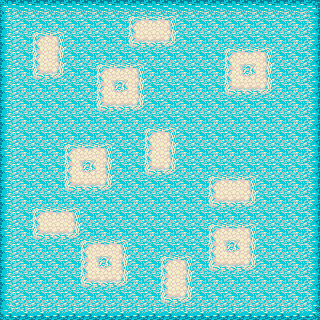

Tiled map render using the project's own tile images. Description and the whole map definition, tile-layer contents included, below:
An orthogonal 20x20 tile map with 16x16 px tiles, 2 tile layers (Floor, Obstacles) and 8 objects (4x blueSlime).

<map version="1.10" tiledversion="1.11.0" orientation="orthogonal" renderorder="right-down" width="20" height="20" tilewidth="16" tileheight="16" infinite="0" nextlayerid="7" nextobjectid="94">
 <editorsettings>
  <export target="floor2_1.lua" format="lua" />
 </editorsettings>
 <tileset firstgid="1" name="AdventureBegins_Demo" tilewidth="16" tileheight="16" tilecount="589" columns="19">
  <image source="AdventureBegins_Demo.png" width="304" height="496" />
 </tileset>
 <layer id="1" name="Floor" width="20" height="20">
  <data encoding="csv">
521,522,522,522,522,522,522,522,522,522,522,522,522,522,522,522,522,522,522,523,
540,541,541,541,541,541,541,541,515,516,517,541,541,541,541,541,541,541,541,542,
540,541,515,517,541,541,541,541,553,554,555,541,541,541,541,541,541,541,541,542,
540,541,534,536,541,541,541,541,541,541,541,541,541,541,515,516,517,541,541,542,
540,541,553,555,541,541,515,516,517,541,541,541,541,541,534,535,536,541,541,542,
540,541,541,541,541,541,534,535,536,541,541,541,541,541,553,554,555,541,541,542,
540,541,541,541,541,541,553,554,555,541,541,541,541,541,541,541,541,541,541,542,
540,541,541,541,541,541,541,541,541,541,541,541,541,541,541,541,541,541,541,542,
540,541,541,541,541,541,541,541,541,515,517,541,541,541,541,541,541,541,541,542,
540,541,541,541,515,516,517,541,541,534,536,541,541,541,541,541,541,541,541,542,
540,541,541,541,534,535,536,541,541,553,555,541,541,541,541,541,541,541,541,542,
540,541,541,541,553,554,555,541,541,541,541,541,541,515,516,517,541,541,541,542,
540,541,541,541,541,541,541,541,541,541,541,541,541,553,554,555,541,541,541,542,
540,541,515,516,517,541,541,541,541,541,541,541,541,541,541,541,541,541,541,542,
540,541,553,554,555,541,541,541,541,541,541,541,541,515,516,517,541,541,541,542,
540,541,541,541,541,515,516,517,541,541,541,541,541,534,535,536,541,541,541,542,
540,541,541,541,541,534,535,536,541,541,515,517,541,553,554,555,541,541,541,542,
540,541,541,541,541,553,554,555,541,541,534,536,541,541,541,541,541,541,541,542,
540,541,541,541,541,541,541,541,541,541,553,555,541,541,541,541,541,541,541,542,
559,560,560,560,560,560,560,560,560,560,560,560,560,560,560,560,560,560,560,561
</data>
 </layer>
 <layer id="4" name="Obstacles" width="20" height="20">
  <data encoding="csv">
0,0,0,0,0,0,0,0,0,0,0,0,0,0,0,0,0,0,0,0,
0,0,0,0,0,0,0,0,0,0,0,0,0,0,0,0,0,0,0,0,
0,0,0,0,0,0,0,0,0,0,0,0,0,0,0,0,0,0,0,0,
0,0,0,0,0,0,0,0,0,0,0,0,0,0,0,0,0,0,0,0,
0,0,0,0,0,0,0,0,0,0,0,0,0,0,0,0,0,0,0,0,
0,0,0,0,0,0,0,0,0,0,0,0,0,0,0,0,0,0,0,0,
0,0,0,0,0,0,0,0,0,0,0,0,0,0,0,0,0,0,0,0,
0,0,0,0,0,0,0,0,0,0,0,0,0,0,0,0,0,0,0,0,
0,0,0,0,0,0,0,0,0,0,0,0,0,0,0,0,0,0,0,0,
0,0,0,0,0,0,0,0,0,0,0,0,0,0,0,0,0,0,0,0,
0,0,0,0,0,0,0,0,0,0,0,0,0,0,0,0,0,0,0,0,
0,0,0,0,0,0,0,0,0,0,0,0,0,0,0,0,0,0,0,0,
0,0,0,0,0,0,0,0,0,0,0,0,0,0,0,0,0,0,0,0,
0,0,0,0,0,0,0,0,0,0,0,0,0,0,0,0,0,0,0,0,
0,0,0,0,0,0,0,0,0,0,0,0,0,0,0,0,0,0,0,0,
0,0,0,0,0,0,0,0,0,0,0,0,0,0,0,0,0,0,0,0,
0,0,0,0,0,0,0,0,0,0,0,0,0,0,0,0,0,0,0,0,
0,0,0,0,0,0,0,0,0,0,0,0,0,0,0,0,0,0,0,0,
0,0,0,0,0,0,0,0,0,0,0,0,0,0,0,0,0,0,0,0,
0,0,0,0,0,0,0,0,0,0,0,0,0,0,0,0,0,0,0,0
</data>
 </layer>
 <objectgroup id="5" name="Walls">
  <object id="23" x="0" y="0" width="16" height="320" />
  <object id="25" x="304" y="0" width="16" height="320" />
  <object id="28" x="16" y="304" width="288" height="16" />
  <object id="31" x="16" y="0" width="288" height="8" />
 </objectgroup>
 <objectgroup id="6" name="Enemies">
  <object id="90" name="blueSlime" x="80" y="160">
   <point />
  </object>
  <object id="91" name="blueSlime" x="112" y="128">
   <point />
  </object>
  <object id="92" name="blueSlime" x="208" y="144">
   <point />
  </object>
  <object id="93" name="blueSlime" x="160" y="224">
   <point />
  </object>
 </objectgroup>
</map>
